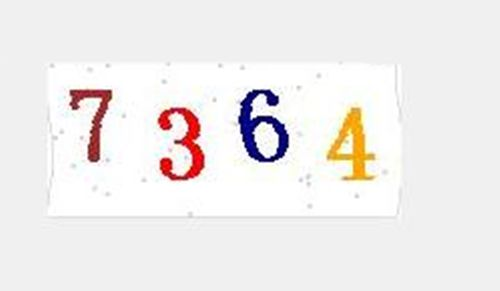
#> input picture 图像识别-验证码/yzm.jpg, 500 x 291 px
$ python yan_zheng_ma.py
#> lines starting #> are read from the running program, lines starting #| are printed output that depends on the picture; after the words box and inside, x2 and y2 are one past the last pixel; in counts of white or black regions, pixels touching at a corner belong together
#> further down, img1 is the input picture: shape (291, 500, 3); mean B, G, R 235.9, 236.8, 239.9
import cv2 as cv
import numpy as np
import matplotlib.pyplot as plt
from PIL import Image
import pytesseract as tess


def recognize_text(image):
    gray = cv.cvtColor(image, cv.COLOR_BGR2GRAY)
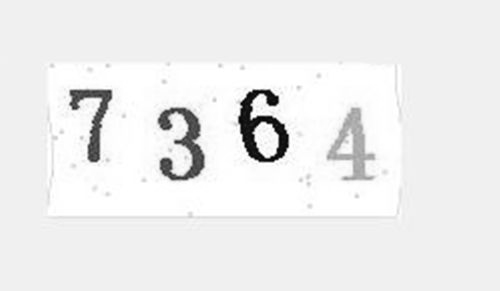
#> gray: shape (291, 500); min 5, max 255, mean 237.7
    #ret, binary = cv.threshold(gray, 0, 255, cv.THRESH_BINARY | cv.THRESH_OTSU)
    ret, binary = cv.threshold(gray, 127, 255, cv.THRESH_BINARY_INV | cv.THRESH_TRIANGLE)
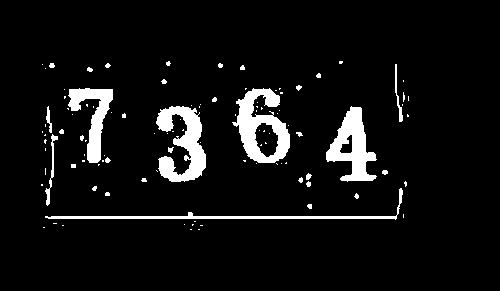
#> binary: shape (291, 500); 6.7% white; 105 white regions (78 under 20 px), largest, box (x1, y1, x2, y2) and area: (232, 88, 290, 163) 2133, (156, 106, 206, 182) 2052, (326, 106, 377, 182) 1855
#> ret = 236
    kernel = cv.getStructuringElement(cv.MORPH_ELLIPSE, (10, 3))
    bin1 = cv.morphologyEx(binary, cv.MORPH_OPEN, kernel)
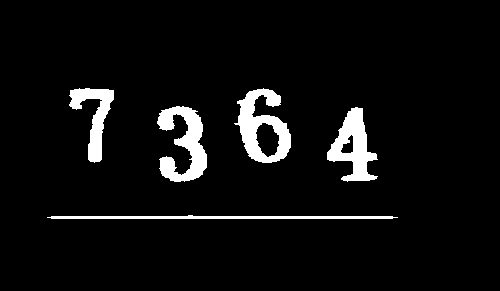
#> bin1: shape (291, 500); 5.7% white; 5 white regions, box (x1, y1, x2, y2) and area: (234, 88, 291, 163) 2084, (157, 106, 207, 182) 1991, (327, 107, 378, 182) 1828, (69, 88, 114, 163) 1336, (47, 215, 398, 219) 1040
    kernel = cv.getStructuringElement(cv.MORPH_ELLIPSE, (1, 5))
    bin2 = cv.morphologyEx(bin1, cv.MORPH_OPEN, kernel)
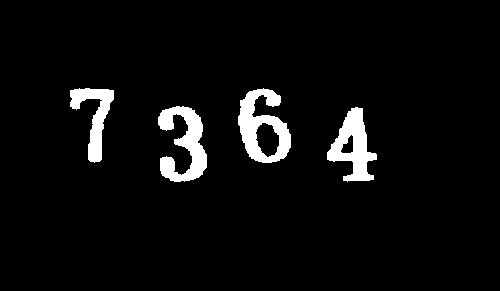
#> bin2: shape (291, 500); 4.9% white; 4 white regions, box (x1, y1, x2, y2) and area: (238, 88, 291, 163) 2059, (158, 106, 207, 182) 1969, (327, 107, 377, 182) 1804, (70, 88, 114, 163) 1321


    cv.bitwise_not(bin2, bin2)
    cv.imshow("binary-image", bin2)
    textImage = Image.fromarray(bin2)
    text = tess.image_to_string(textImage)
    print("识别结果: %s"%text)


img1 = cv.imread("yzm.jpg")
cv.imshow("img1", img1)
recognize_text(img1)
#> (the call stopped at in recognize_text, `text = tess.image_to_string(textImage)`: pytesseract is not available in this run)
c = cv.waitKey(0)
#> (key Esc is pressed here)
if c == 27:
    cv.destroyAllWindows()
